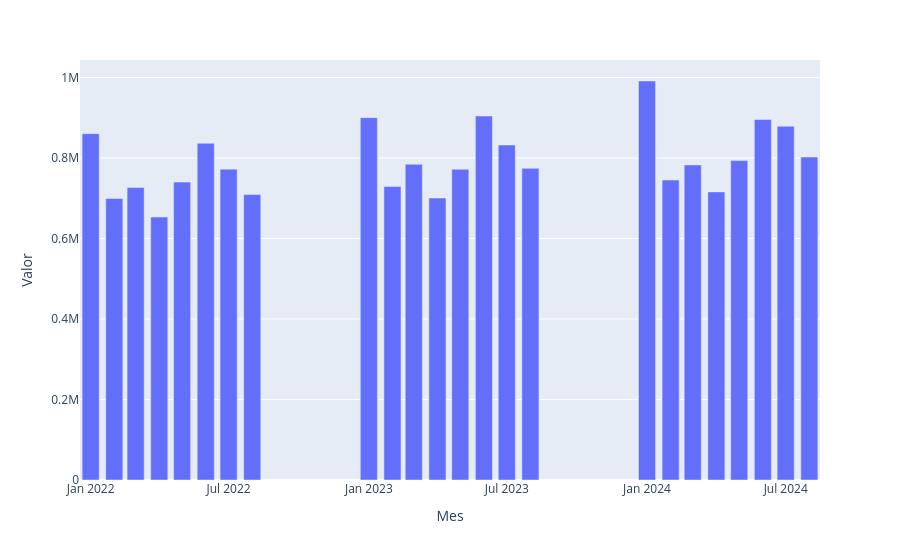

The notebook cell this image was saved under:
### Code cell
# Analise de crescimento e tendências de vendas
import plotly.express as px


# Temporal(dia/mes/ano)
vendas_mes = vendas_df[["Mes","Valor"]]
vendas_mes = vendas_mes.groupby("Mes", as_index=False).sum()
display(vendas_mes)

# Criar o grafico com o plotly
grafico= px.bar(vendas_mes, x=vendas_mes["Mes"].astype(str), y="Valor")
grafico.show()

### Figure 1 — Plotly figure (JSON) as saved in the notebook; plotly's stock layout.template omitted (floating-point values rounded to 4 significant figures)
{"data": [{"hovertemplate": "Mes=%{x}<br>Valor=%{y}<extra></extra>", "legendgroup": "", "marker": {"color": "#636efa", "pattern": {"shape": ""}}, "name": "", "orientation": "v", "showlegend": false, "textposition": "auto", "type": "bar", "x": ["2022-01", "2022-02", "2022-03", "2022-04", "2022-05", "2022-06", "2022-07", "2022-08", "2023-01", "2023-02", "2023-03", "2023-04", "2023-05", "2023-06", "2023-07", "2023-08", "2024-01", "2024-02", "2024-03", "2024-04", "2024-05", "2024-06", "2024-07", "2024-08"], "xaxis": "x", "y": [860400.0, 699400.0, 726400.0, 653200.0, 740100.0, 836500.0, 772200.0, 709100.0, 900200.0, 729400.0, 784300.0, 700600.0, 771800.0, 904200.0, 832200.0, 774200.0, 991200.0, 745200.0, 782700.0, 715700.0, 793400.0, 895400.0, 878900.0, 802200.0], "yaxis": "y"}], "layout": {"barmode": "relative", "legend": {"tracegroupgap": 0}, "margin": {"t": 60}, "xaxis": {"anchor": "y", "domain": [0, 1], "title": {"text": "Mes"}}, "yaxis": {"anchor": "x", "domain": [0, 1], "title": {"text": "Valor"}}}}
